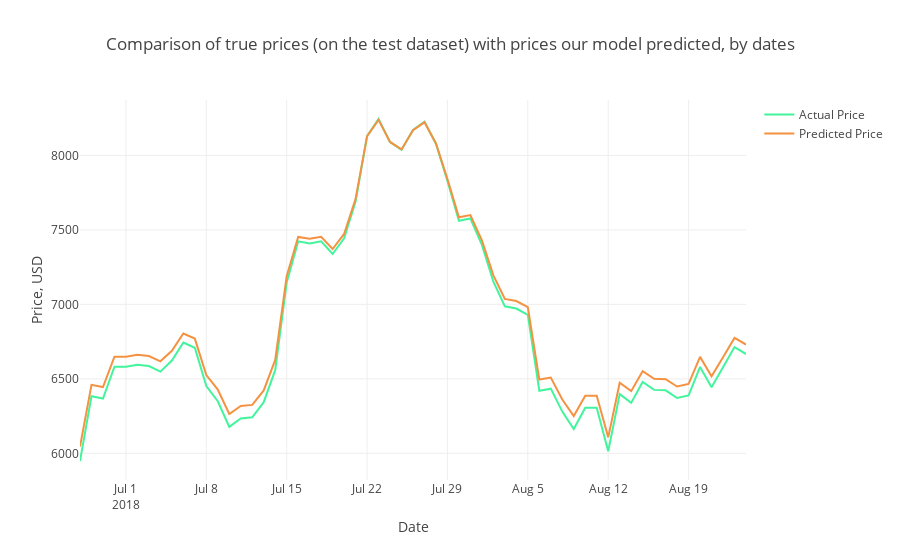

Source (notebook cell):
### Code cell
# Vemos que se ha reducido significativamente. El gráfico se ve la diferencia se ha reducido.
trace1 = go.Scatter(x=Test_Dates, y=Y_test2_inverse, name= 'Actual Price',
                   line = dict(color = ('rgb(66, 244, 155)'),width = 2))
trace2 = go.Scatter(x=Test_Dates, y=predictions_new, name= 'Predicted Price',
                   line = dict(color = ('rgb(244, 146, 65)'),width = 2))
data = [trace1, trace2]
layout = dict(title = 'Comparison of true prices (on the test dataset) with prices our model predicted, by dates',
             xaxis = dict(title = 'Date'), yaxis = dict(title = 'Price, USD'))
fig = dict(data=data, layout=layout)
py.iplot(fig, filename='results_demonstrating2')
